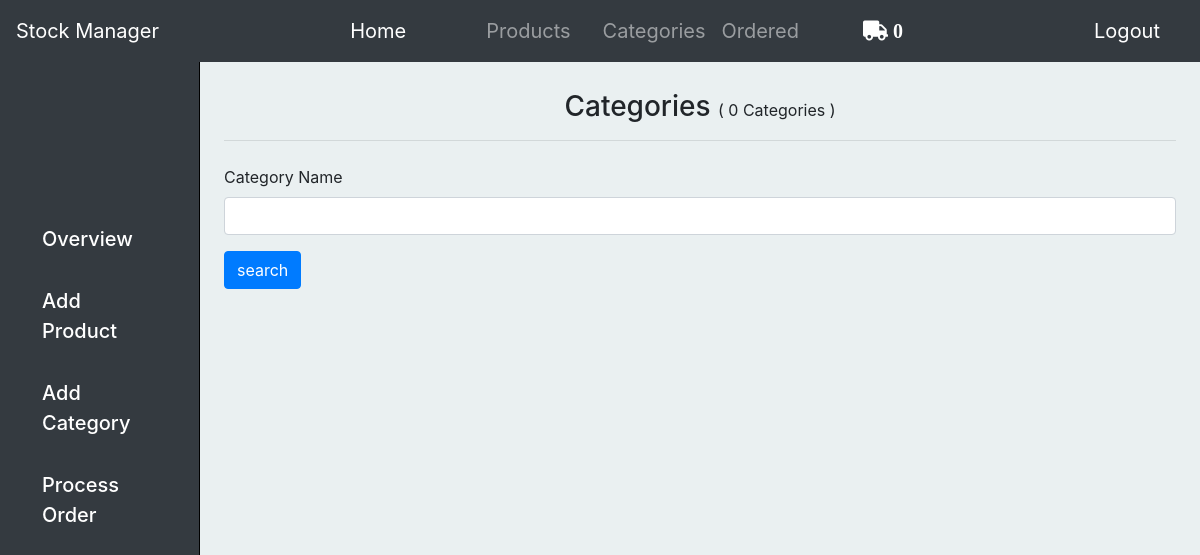
Before: /categories/ (signed in) with the older database file.
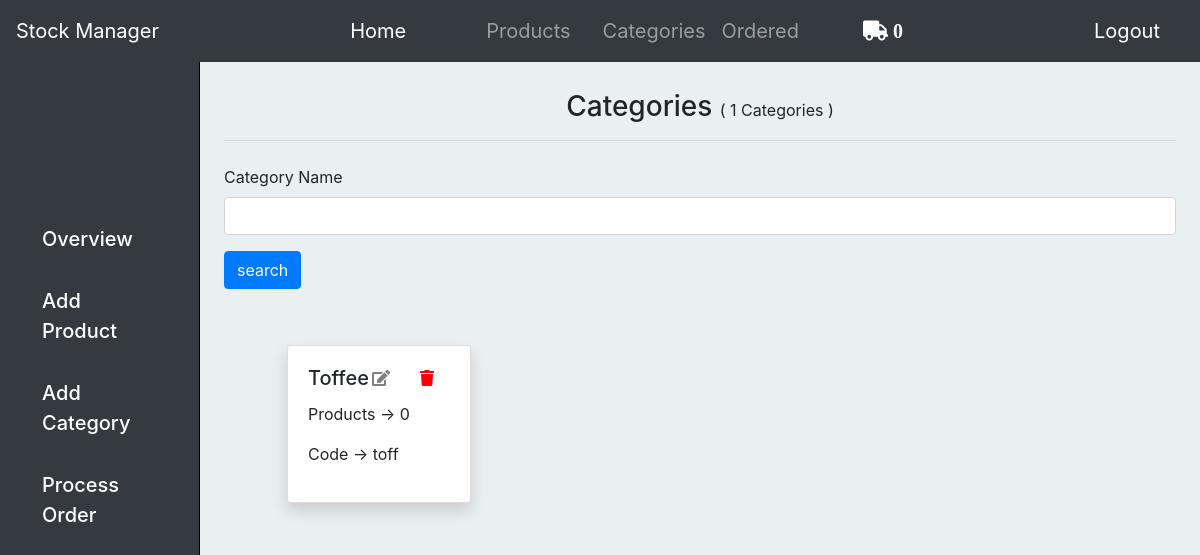
After: the same page with the newer database file.
### base/models.py (models this page shows, shortened)
class Category(models.Model):
    name = models.CharField(max_length=100)
    code = models.CharField(max_length=100)
    owner = models.ForeignKey(User, on_delete=models.CASCADE)

### base/views.py (the view)
# urls.py: path('categories/',views.category, name="category"),
@login_required
def category(request):
    categories = Category.objects.filter(owner=request.user)
    noc = len(categories)
    print(noc)
    categoryfilter = CategoryFilter(request.GET, queryset=categories)
    categories = categoryfilter.qs
    context = {
        'noc':noc,
        'categories':categories,
        'categoryfilter':categoryfilter
    }
    return render(request, "base/category_page.html", context)

### base/templatetags/cart_template_tags.py (called while the page is built)
@register.filter
def cart_item_count(user):
    if user.is_authenticated:
        qs = Order.objects.filter(user=user, ordered=False)
        if qs.exists():
            return qs[0].items.count()
    return 0

### base/templates/base/category_page.html (shortened to what this page needs)
{% extends 'base/layout.html' %}
{% load static %}
{% load crispy_forms_tags %}
{% block main %}
	<h3 class="h3_head">Categories <small>( {{noc}} Categories )</small></h3>
	<hr>
		<form id="searchForm" method="GET" class="mt-4">
			{{categoryfilter.form|crispy}}
			<input class="btn btn-primary mb-2" type="submit" value="search">
		</form>
	<div class="row ml-5 mr-5 mt-5">
	{% for cat in categories %}
		<div class="col-sm-3">
	    <div class="card shadow">
	      <div class="card-body">
	        <h5 class="card-title">{{cat.name}}</h5>
	        <p class="card-text">Products -> {{cat.products.all.count}}</p>
	        <p class="card-text">Code -> {{cat.code}}</p>
			<div class="prodicon mr-5">
				<a href="{% url 'editcategory' cat.id %}"><i class="fas fa-edit" style="color: grey;"></i></a>
			</div>
			<div class="prodicon">
				<a href="{% url 'delete_confirm' cat.id %}"><i class="fas fa-trash" style="color: red;"></i></a>
			</div>
	      </div>
	    </div>
	  </div>
	{% endfor %}
	</div>
{% endblock main %}

Changed rows visible on the page:
added Category: name "Toffee", products.all.count "0", code "toff"
Other visible differences:
{{ noc }}: "0" → "1"
